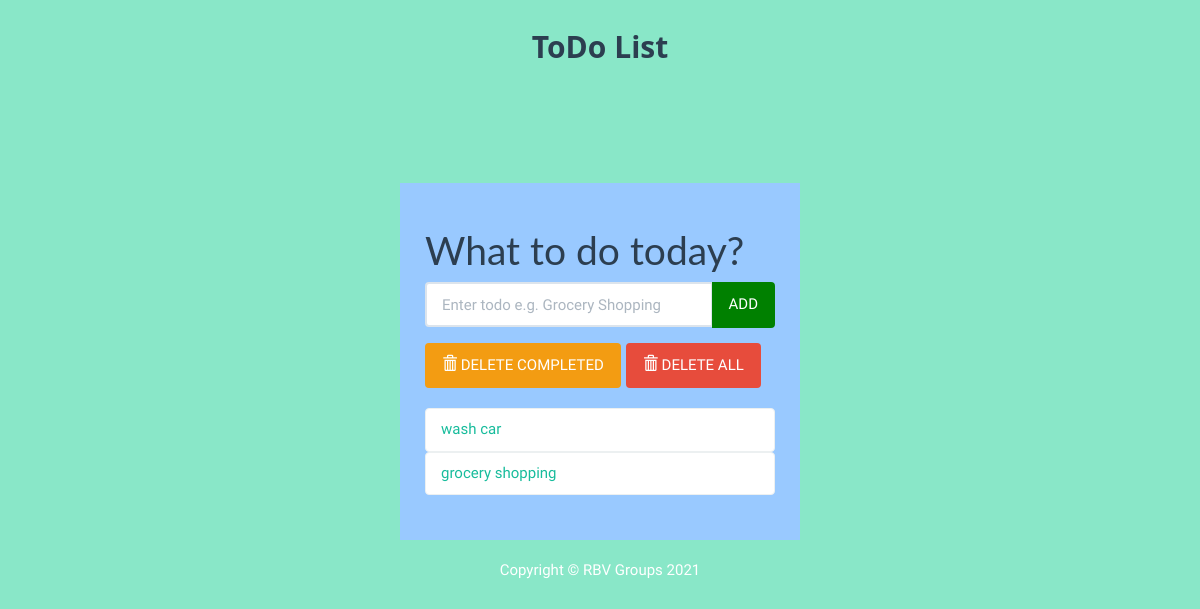
Before: / with the older database file.
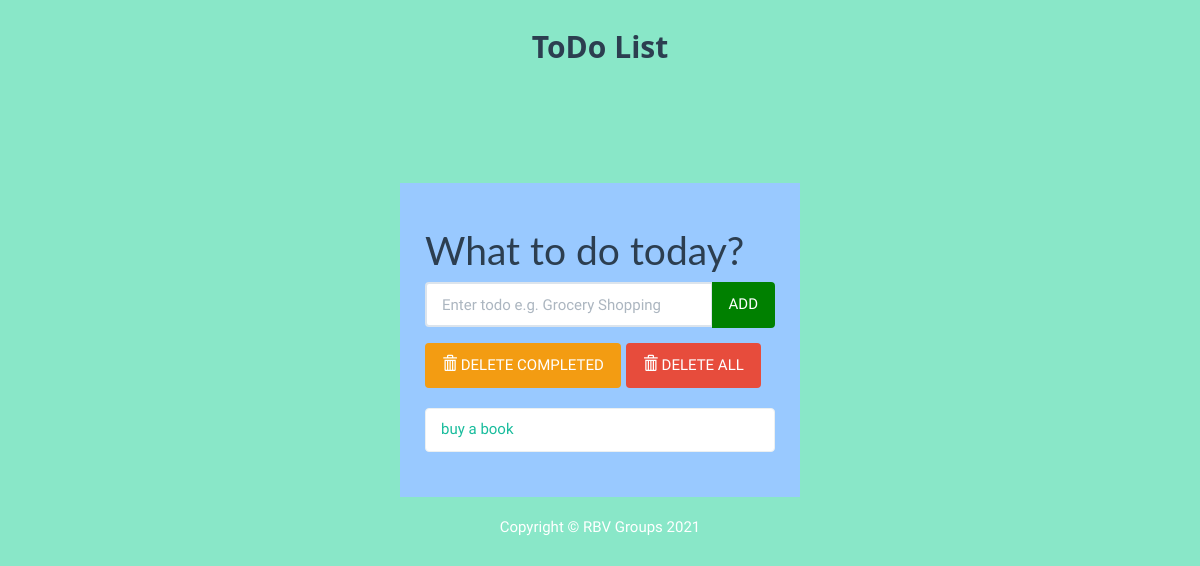
After: the same page with the newer database file.
### todolist/models.py (models this page shows, shortened)
class Todolist(models.Model):
    text = models.CharField(max_length=45)
    completed = models.BooleanField(default=False)

### todolist/views.py (the view)
# urls.py: path('',views.index,name='index'),
def index(request):
    todo_items = Todolist.objects.order_by('id')
    form = TodoListForm
    context = {'todo_items': todo_items, 'form':form}
    return render(request,'todolist/index.html',context)

### todolist/templates/todolist/index.html (shortened to what this page needs)
{% load static %}
<!DOCTYPE html>
<html lang="en">
	<head>
		<link rel="stylesheet" href="{% static 'todolist/bs/css/flatly.min.css' %}" />
		<link rel="stylesheet" href="{% static 'todolist/styles.css' %}" />
	</head>
	<body>
		<h1 style="margin-top: 30px; font-size: 30px; font-weight: bolder; text-align: center; font-family: 'Segoe UI', Tahoma, Geneva, Verdana, sans-serif;">ToDo List  </h1>
		<div class="container-fluid" id="wrapper">
			<div class="row">
				<div class="col-lg-4 col-lg-offset-4" id="content">
					<h1>What to do today? </h1>
					<form action="{% url 'add' %}" method="POST" role="form">
						<div class="form-group">
							<div class="input-group">
								{{ form.text }}
							  <span class="input-group-btn">
								  <button type="submit" class="btn btn-default" id="add-btn">ADD</button>
							  </span>
							</div>
						</div>
					</form>
					<div class="row t10">
						<div class="col-lg-12">
							<div class="btn-toolbar">
								<div class="btn-group">
									<a href="{% url 'deletecompleted' %}">
										<button type="button" class="btn btn-warning">
											<i class="glyphicon glyphicon-trash"></i> DELETE COMPLETED
										</button>
									</a>
								</div>
								<div class="btn-group">
									<a href="{% url 'deleteall' %}">
										<button type="button" class="btn btn-danger">
											<i class="glyphicon glyphicon-trash"></i> DELETE ALL
										</button>
									</a>
								</div>
							</div>
						</div>
					</div>
					<ul class="list-group t20">
						{% for todolist in todo_items %}
							{% if todolist.completed %}
							<li class="list-group-item todo-completed">{{todolist.text}}</li>
							{% else %}
							<a href="{% url 'completed' todolist.id %}"><li class="list-group-item">{{todolist.text}}</li></a>
							{% endif %}
						{% endfor %}
					</ul>
				</div>
			</div>
			<footer>
				<div class="row pad">
					<div class="col-lg-12 text-center">
						Copyright &copy; RBV Groups 2021
					</div>
				</div>
			</footer>
		</div>
	</body>
</html>

### todolist/static/todolist/styles.css (style rules this page uses)
body { background: #89e7c8; font-family: 'Oswald', 'Futura', sans-serif; }
#wrapper { margin-top: 10% !important; }
#content { background:#99c9ff; padding: 25px; }
.t10 { margin-top: 10px; }
.t20 { margin-top: 20px; }
footer { margin-top: 20px; color: white; }
#add-btn { background-color:green; border-color:green; }

Changed rows visible on the page:
removed Todolist: text "wash car"
removed Todolist: text "grocery shopping"
added Todolist: text "buy a book"
